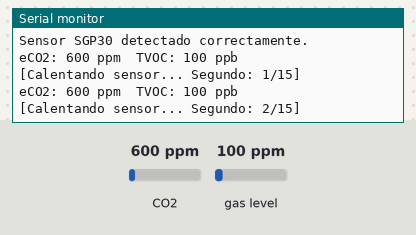
Recording of a sketch running on a simulated ESP32. On the bench: the last lines printed to the serial monitor. The inputs (shaded band) are chosen by the test bench; at power-on: CO2 600 ppm, gas level 100 ppm.

Above: at 1.8 s.
1.9 s: CO2 set to 452 ppm
At 2.8 s:
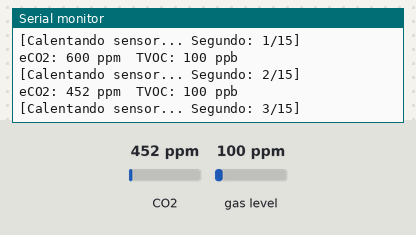
3.4 s: gas level set to 20 ppm
At 4.5 s:
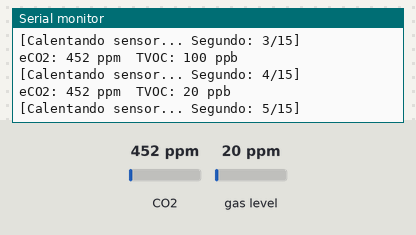
4.9 s: CO2 set to 1050 ppm
At 5.3 s:
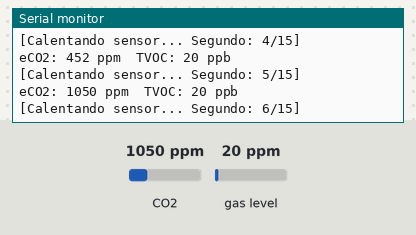
Timing chart, 0 to 7.9 s (numbered marks = the images above; inputs shaded):
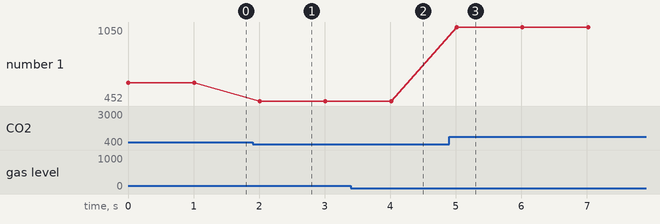

Measured:
- after the input at 1.9 s, the serial monitor: prints a new line after 0.11 s (image 1)
- after the input at 3.4 s, the serial monitor: prints a new line after 0.61 s (image 2)
- after the input at 4.9 s, the serial monitor: prints a new line after 0.11 s (image 3)
- plotted number 1: 600 → 452 after the input at 1.9 s, 452 → 1050 after the input at 4.9 s

The sketch:

sgp30.ino
```cpp
#include <Wire.h>
#include "Adafruit_SGP30.h"

Adafruit_SGP30 sgp;
int contadorCalentamiento = 0;

void setup() {
  Serial.begin(115200);
  while (!Serial) { delay(10); } // Espera a que se abra el monitor serie

  Serial.println("\n--- Iniciando Prueba SGP30 con ESP32 ---");

  // Configura pines personalizados para ESP32: SDA (32) y SCL (33)
  Wire.begin(32, 33);

  // Inicializa el sensor en el bus I2C configurado
  if (!sgp.begin()) {
    Serial.println("¡Error! Sensor SGP30 no encontrado. Verifica conexiones.");
    while (1); // Detiene la ejecución si hay error
  }

  Serial.println("Sensor SGP30 detectado correctamente.");
}

void loop() {
  // CORRECCIÓN: Se usa IAQmeasure() en lugar de aqiMeasurements()
  if (!sgp.IAQmeasure()) {
    Serial.println("Error al leer los datos del sensor.");
    return;
  }

  // Muestra los datos en el Monitor Serie
  Serial.print("eCO2: ");
  Serial.print(sgp.eCO2);
  Serial.print(" ppm\t");

  Serial.print("TVOC: ");
  Serial.print(sgp.TVOC);
  Serial.println(" ppb");

  // Mensaje informativo durante el calentamiento del sensor (primeros 15 segundos)
  if (contadorCalentamiento < 15) {
    contadorCalentamiento++;
    Serial.print("[Calentando sensor... Segundo: ");
    Serial.print(contadorCalentamiento);
    Serial.println("/15]");
  }

  delay(1000); // Muestreo cada 1 segundo (recomendado por el fabricante)
}
```
